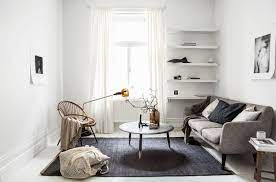
#> input picture Photos/mini2.jpg, 276 x 182 px
$ python transformations.py
#> lines starting #> are read from the running program, lines starting #| are printed output that depends on the picture
import cv2 as cv
import numpy as np

img = cv.imread('Photos/mini2.jpg')
#> img is the input picture: shape (182, 276, 3); mean B, G, R 182.8, 185, 187.9
# cv.imshow('Minimalism', img)

# 1. Translation: shift img to left or right, up or down
# -x -> left
# -y -> up
# x -> right
# y -> down


def translate(img, x, y):
#> called with x = 100, y = 100
    tranMat = np.float32([[1, 0, x], [0, 1, y]])
    dimentions = (img.shape[1], img.shape[0])
#> dimentions = (276, 182)
    return cv.warpAffine(img, tranMat, dimentions)
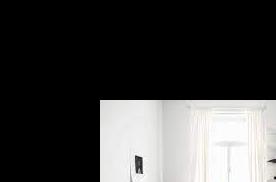
#> returned value: shape (182, 276, 3); mean of channels 0, 1, 2 65.8, 66.3, 66.6; drawn as B, G, R


translated = translate(img, 100, 100)
# cv.imshow('Translate', translated)


# 2. Rotation
def rotate(img, angle, rotPoint=None):
#> called with angle = -30
    (height, width) = img.shape[:2]
#> height = 182; width = 276

    if rotPoint is None:
        rotPoint = (width//2, height//2)
#> rotPoint = (138, 91)

    rotMat = cv.getRotationMatrix2D(rotPoint, angle, 1.2)
    dimensions = (width, height)
#> dimensions = (276, 182)

    return cv.warpAffine(img, rotMat, dimensions)
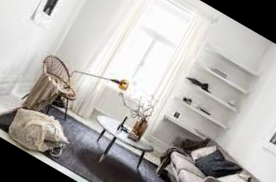
#> returned value: shape (182, 276, 3); mean of channels 0, 1, 2 171.6, 174.4, 177.5; drawn as B, G, R


# angle < 0 -> follow clockwise
# angle > 0 -> counter clockwise
rotated = rotate(img, -30)
# cv.imshow('Rotated', rotated)

# 3. Flipping
# You can flip by horizion(1), vertical(0), hor&ver(-1)
flip = cv.flip(img, 0)
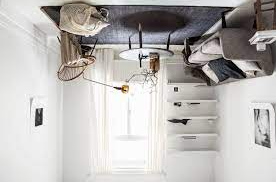
#> flip: shape (182, 276, 3); mean B, G, R 182.8, 185, 187.9
cv.imshow('Flipped', flip)
cv.waitKey(0)

$ run again, with Photos/minimalism.jpg copied over Photos/mini2.jpg
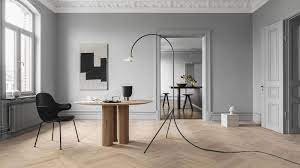
#> input picture Photos/minimalism.jpg, 300 x 168 px
#> img is the input picture: shape (168, 300, 3); mean B, G, R 143.5, 148.8, 154.7
#> in rotate, `return cv.warpAffine(img, rotMat, dimensions)`:
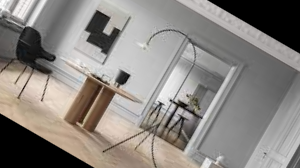
#> returned value: shape (168, 300, 3); mean of channels 0, 1, 2 128.4, 132.9, 137.7; drawn as B, G, R
#> `flip = cv.flip(img, 0)`:
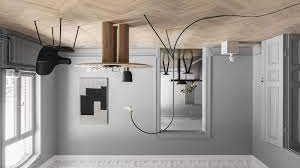
#> flip: shape (168, 300, 3); mean B, G, R 143.5, 148.8, 154.7
